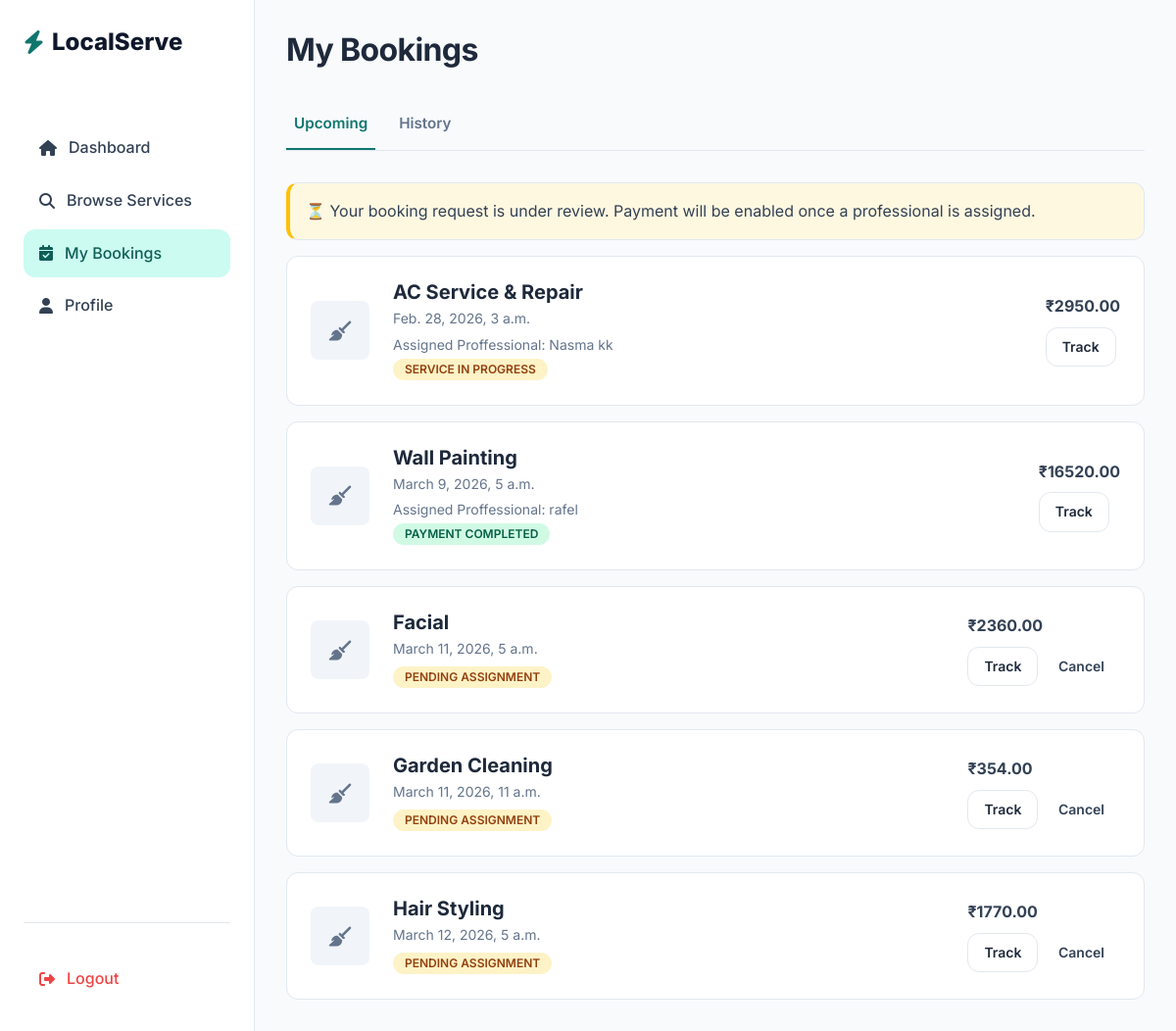
The app's page /booking/ (signed in) with its own data.
### bookings/models.py (models this page shows, shortened)
class Booking(models.Model):
    BOOKING_STATUS_CHOICES = [
        ('PENDING','Pending'),
        ('ASSIGNED', 'Assigned'),
        ('CONFIRMED','Confirmed'),
        ('IN_PROGRESS','In Progress'),
        ('COMPLETED','Completed'),
        ('CANCELLED', 'Cancelled'),
    ]
    customer = models.ForeignKey(User, on_delete = models.CASCADE, related_name='bookings')
    service = models.ForeignKey(Service, on_delete = models.CASCADE, related_name='bookings')
    worker = models.ForeignKey(Worker, on_delete = models.SET_NULL, null=True, blank=True, related_name='bookings')
    booking_date = models.DateField()
    booking_time = models.TimeField()
    end_time = models.TimeField(null=True, blank = True)
    total_price = models.DecimalField(max_digits=8, decimal_places=2, default=0)
    label = models.CharField(max_length=50, blank=True, null=True)
    address_line = models.CharField(max_length=500)
    city = models.CharField(max_length=100)
    state = models.CharField(max_length=100)
    pincode = models.CharField(max_length=10)
    landmark = models.CharField(max_length=100, blank=True)
    booking_status = models.CharField(max_length=20, choices = BOOKING_STATUS_CHOICES, default='PENDING')
    created_at = models.DateTimeField(auto_now_add=True)
    assigned_at = models.DateTimeField(null=True,blank=True)
    confirmed_at = models.DateTimeField(null=True, blank=True)
    started_at = models.DateTimeField(null=True, blank=True)
    completed_at = models.DateTimeField(null=True, blank=True)
    cancelled_at = models.DateTimeField(null=True, blank=True)
    updated_at = models.DateTimeField(auto_now = True)

### services/models.py (models this page shows, shortened)
class Service(models.Model):
    category = models.ForeignKey(ServiceCategory, on_delete=models.CASCADE, related_name = "services")
    title = models.CharField(max_length=150)
    description = models.TextField()
    price = models.DecimalField(max_digits=8,decimal_places=2)
    duration_minutes = models.PositiveIntegerField(
        help_text="Duration in minutes"
    )
    image = models.ImageField(upload_to="services/",blank=True, null=True)
    is_active = models.BooleanField(default=True)
    created_at = models.DateTimeField(auto_now_add=True)
    is_best_seller = models.BooleanField(default=False)
    includes = models.TextField(blank=True,default="",
        help_text="Enter one item per line (e.g. Deep dusting, Floor cleaning, etc.)"
    )

class Worker(models.Model):
    full_name = models.CharField(max_length=150)
    services = models.ManyToManyField(Service, related_name="workers")
    phone = models.CharField(max_length=20,unique=True)
    photo = models.ImageField(upload_to="workers/",blank=True,null=True)
    rating = models.DecimalField(max_digits=3,decimal_places=2,default=0.0)
    email = models.EmailField(blank=True)
    experiance_years = models.IntegerField(null=True, blank=True)
    location = models.CharField(max_length=100, blank=True)
    is_active = models.BooleanField(default=True)
    created_at = models.DateTimeField(auto_now_add=True)

### bookings/views.py (the view)
# urls.py: path('booking/', include('bookings.urls')),
@login_required
def booking(request):
    tab = request.GET.get("tab","upcoming") #default upcoming
    bookings=Booking.objects.select_related('service','worker','payment').filter(customer=request.user).order_by('-created_at')
    upcoming = bookings.filter(booking_status__in=["PENDING", "ASSIGNED", "CONFIRMED", "IN_PROGRESS"]).annotate(
        priority=Case(
        When(booking_status="IN_PROGRESS", then=Value(1)),
        When(booking_status="ASSIGNED", then=Value(2)),
        When(booking_status="CONFIRMED", then=Value(3)),
        When(booking_status="PENDING", then=Value(4)),
        output_field=IntegerField()
    )
    ).order_by("priority","booking_date","booking_time")
    history = bookings.filter(booking_status__in=["COMPLETED", "CANCELLED"]).order_by("-updated_at")
    banner = None
    if tab == "upcoming":
        if upcoming.filter(booking_status="ASSIGNED").exists():
            banner = "ASSIGNED"
        elif upcoming.filter(booking_status="PENDING").exists():
            banner = "PENDING"
    context={"banner":banner,"upcoming":upcoming,"history":history,"active_tab":tab}
    return render(request,'customer/bookings/my_bookings.html', context)

### templates/customer/bookings/my_bookings.html (shortened to what this page needs)
{% extends "base_customer.html" %}
    {% block content %}
            <h2 style="margin-bottom: 2rem;">My Bookings</h2>
            <div class="flex gap-md" style="margin-bottom: 2rem; border-bottom: 1px solid var(--color-border);">
                    <a href="?tab=upcoming" class="btn" style="border:none;
                            border-bottom:2px solid {% if active_tab == 'upcoming' %}var(--color-primary){% else %}transparent{% endif %};
                            border-radius:0;
                            padding-left:0.5rem;
                            padding-right:0.5rem;
                            background:none;
                            color:{% if active_tab == 'upcoming' %}var(--color-primary){% else %}var(--color-text-light){% endif %};">
                        Upcoming</a>
                    <a href="?tab=history" class="btn" style="border:none;
                            border-bottom:2px solid {% if active_tab == 'history' %}var(--color-primary){% else %}transparent{% endif %};
                            border-radius:0;
                            padding-left:0.5rem;
                            padding-right:0.5rem;
                            background:none;
                            color:{% if active_tab == 'history' %}var(--color-primary){% else %}var(--color-text-light){% endif %};">
                        History</a>
            </div>
            {% if banner == "PENDING" %}
            <div class="card" style="background:#FFF8E1; border-left:4px solid #FFC107; padding:1rem; margin-bottom:1rem;">
                ⏳ Your booking request is under review. Payment will be enabled once a professional is assigned.
            </div>
            {% elif banner == "ASSIGNED" %}
            <div class="card" style="background:#E3F2FD; border-left:4px solid #2196F3; padding:1rem; margin-bottom:1rem;">
                💳 A professional has been assigned. You can now complete payment.
            </div>
            {% endif %}
             {% if active_tab == "upcoming" %}
            <div class="flex flex-col gap-md">
                 {% for booking in upcoming %}
                <div class="card flex justify-between items-center group">
                    <div class="flex items-center gap-lg">
                        <div
                            style="width: 60px; height: 60px; background: #F1F5F9; border-radius: 8px; display: flex; align-items: center; justify-content: center;">
                            <i class="fa-solid fa-broom text-light fa-lg"></i>
                        </div>
                        <div>
                            <h4 style="margin: 0;">{{ booking.service.title }}</h4>
                            <p class="text-sm text-light" style="margin: 0.25rem 0;">{{ booking.booking_date }}, {{ booking.booking_time }}</p>
                            {% if booking.worker %}
                                <p class="text-sm text-light">Assigned Proffessional: {{ booking.worker.full_name }}</p>
                            {% endif %}
                            {% if booking.booking_status == "PENDING" %}
                                <span class="badge badge-warning">Pending Assignment</span>
                            {% elif booking.booking_status == "ASSIGNED" %}
                                <span class="badge badge-info">Professional Assigned</span>
                            {% elif booking.booking_status == "CONFIRMED" %}
                                <span class="badge badge-success">Payment Completed</span>
                            {% elif booking.booking_status == "IN_PROGRESS" %}
                                <span class="badge badge-warning">Service In Progress</span>
                            {% endif %}
                        </div>
                    </div>
                    <div class="text-right">
                        <p class="font-bold text-lg" style="margin-bottom: 0.5rem;">₹{{ booking.total_price }}</p>
                        <a href="{% url 'booking_detail' booking.id %}?tab=upcoming" class="btn btn-secondary btn-sm">Track</a>
                        {% if booking.booking_status == "PENDING" or booking.booking_status == "ASSIGNED" %}
                        <a href="{% url 'cancel_booking' booking.id %}" class="btn btn-danger btn-sm">Cancel</a>
                        {% endif %}
                    </div>
                </div>
                {% empty %}
                    <p>No bookings found.
                {% endfor %}
            </div>
            {% endif %}
        {% endblock %}

### static/css/style.css (style rules this page uses)
:root { --color-primary: #0F766E; --color-primary-dark: #0F5F57; --color-primary-light: #CCFBF1; --color-secondary: #0F172A; --color-accent: #F59E0B; --color-bg: #F8FAFC; --color-surface: #FFFFFF; --color-border: #E2E8F0; --color-text: #334155; --color-text-dark: #1E293B; --color-text-light: #64748B; --color-text-white: #FFFFFF; --color-success: #10B981; --color-warning: #F59E0B; --color-danger: #EF4444; --color-info: #3B82F6; --spacing-xs: 0.25rem; --spacing-sm: 0.5rem; --spacing-md: 1rem; --spacing-lg: 1.5rem; --spacing-xl: 3rem; --radius-sm: 6px; --radius-md: 12px; --radius-lg: 20px; --radius-full: 9999px; --shadow-sm: 0 1px 2px 0 rgba(0, 0, 0, 0.05); --shadow-md: 0 4px 6px -1px rgba(0, 0, 0, 0.1), 0 2px 4px -1px rgba(0, 0, 0, 0.06); --shadow-lg: 0 10px 15px -3px rgba(0, 0, 0, 0.1), 0 4px 6px -2px rgba(0, 0, 0, 0.05); --shadow-hover: 0 20px 25px -5px rgba(0, 0, 0, 0.1), 0 10px 10px -5px rgba(0, 0, 0, 0.04); --transition: all 0.2s cubic-bezier(0.4, 0, 0.2, 1); --header-height: 80px; --max-width: 1200px; }
*, *::before, *::after { box-sizing: border-box; margin: 0; padding: 0; }
body { font-family: 'Inter', sans-serif; background-color: var(--color-bg); color: var(--color-text); line-height: 1.6; -webkit-font-smoothing: antialiased; }
a { text-decoration: none; color: inherit; transition: var(--transition); }
.flex { display: flex; }
.flex-col { flex-direction: column; }
.items-center { align-items: center; }
.justify-between { justify-content: space-between; }
.gap-md { gap: var(--spacing-md); }
.gap-lg { gap: var(--spacing-lg); }
h1, h2, h3, h4, h5, h6 { color: var(--color-text-dark); font-weight: 700; line-height: 1.2; }
h2 { font-size: 2rem; letter-spacing: -0.02em; }
h4 { font-size: 1.25rem; }
.text-light { color: var(--color-text-light); }
.text-sm { font-size: 0.875rem; }
.font-bold { font-weight: 700; }
.btn { display: inline-flex; align-items: center; justify-content: center; padding: 0.75rem 1.5rem; border-radius: var(--radius-md); font-weight: 600; cursor: pointer; transition: var(--transition); border: none; font-size: 0.95rem; gap: 0.5rem; }
.btn-secondary { background-color: white; color: var(--color-text-dark); border: 1px solid var(--color-border); }
.btn-sm { padding: 0.5rem 1rem; font-size: 0.875rem; }
.card { background: var(--color-surface); border-radius: var(--radius-md); border: 1px solid var(--color-border); padding: var(--spacing-lg); transition: var(--transition); }
.badge { display: inline-block; padding: 0.25rem 0.75rem; border-radius: 50px; font-size: 0.75rem; font-weight: 600; text-transform: uppercase; }
.badge-success { background: #D1FAE5; color: #065F46; }
.badge-warning { background: #FEF3C7; color: #92400E; }
.btn { transition: all 0.2s ease; }
.badge { display: inline-flex; align-items: center; justify-content: center; padding: 5px 12px; font-size: 12px; font-weight: 600; border-radius: 999px; line-height: 1; }

### records on screen
Booking: service "AC Service & Repair", booking_date "Feb. 28, 2026", booking_time "3 a.m.", worker.full_name "Nasma kk", booking_status "SERVICE IN PROGRESS", total_price "2950.00"
Booking: service "Wall Painting", booking_date "March 9, 2026", booking_time "5 a.m.", worker.full_name "rafel", booking_status "PAYMENT COMPLETED", total_price "16520.00"
Booking: service "Facial", booking_date "March 11, 2026", booking_time "5 a.m.", booking_status "PENDING ASSIGNMENT", total_price "2360.00"
Booking: service "Garden Cleaning", booking_date "March 11, 2026", booking_time "11 a.m.", booking_status "PENDING ASSIGNMENT", total_price "354.00"
Booking: service "Hair Styling", booking_date "March 12, 2026", booking_time "5 a.m.", booking_status "PENDING ASSIGNMENT", total_price "1770.00"
